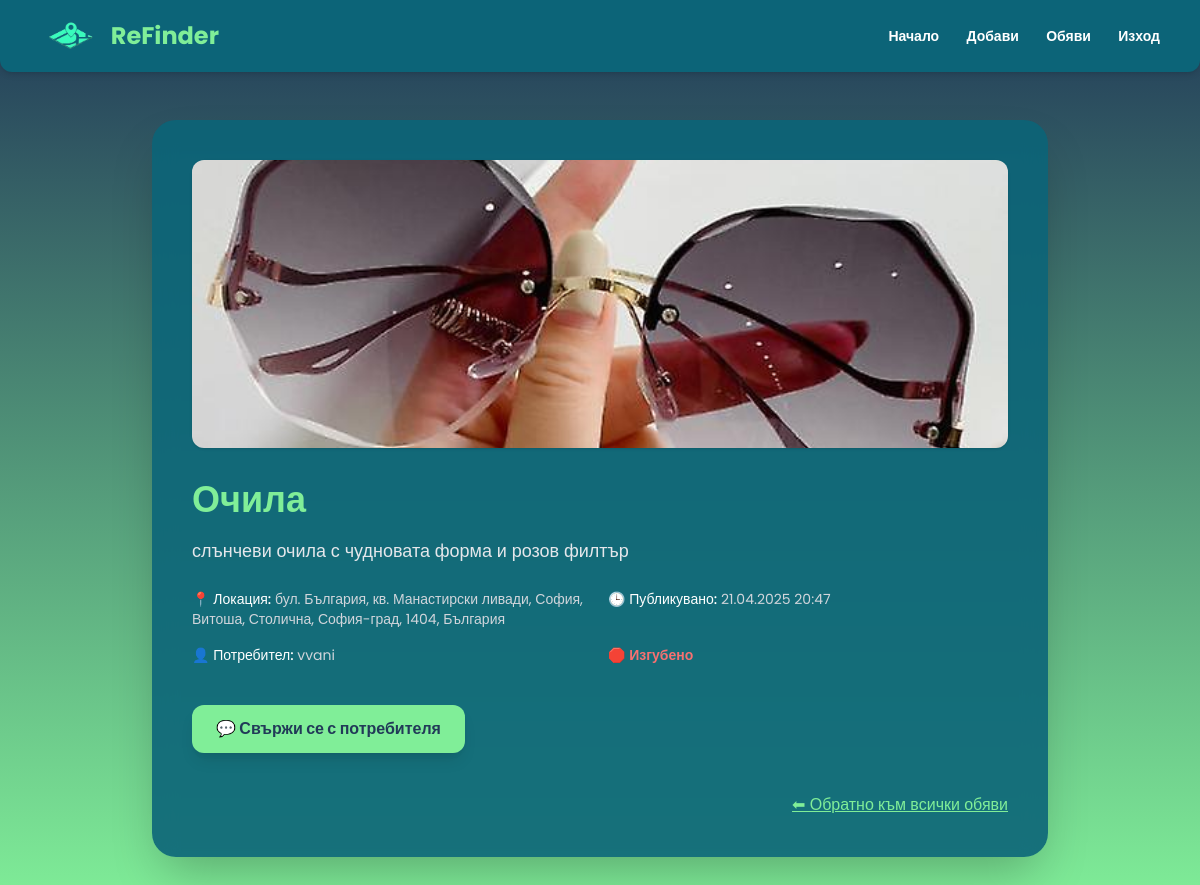
Screenshot of /ads/12/ with the database file from the repository.
### ReFinds/models.py (models this page shows, shortened)
class Ad(models.Model):
    STATUS_CHOICES = [
        ('lost', 'Изгубено'),
        ('found', 'Намерено'),
    ]
    title = models.CharField(max_length=100)
    description = models.TextField(max_length=300)
    status = models.CharField(max_length=10, choices=STATUS_CHOICES, default='lost')
    image = models.ImageField(upload_to='ads_images/', blank=True, null=True)
    embedding = models.TextField(blank=True, null=True)  # JSON-сериализирана листа от числа
    location = models.CharField(max_length=225, blank=True)
    latitude = models.FloatField()
    longitude = models.FloatField()
    created_at = models.DateTimeField(auto_now_add=True)
    user = models.ForeignKey(User, on_delete=models.CASCADE)

### ReFinds/views.py (the view)
# urls.py: path('ads/<int:ad_id>/', views.ad_detail_view, name='ad_detail'),
def ad_detail_view(request, ad_id):
    ad = get_object_or_404(Ad, id=ad_id)
    return render(request, 'ad_detail.html', {'ad': ad})

### ReFinds/templates/ad_detail.html (shortened to what this page needs)
<!DOCTYPE html>
{% load static %}
<html lang="bg">
<head>
  <script src="https://cdn.tailwindcss.com"></script>
</head>
<body class="text-white min-h-screen flex flex-col">
  <nav class="flex justify-between items-center px-10 py-4 bg-[#0C6478] shadow-md sticky top-0 z-10 rounded-b-xl">
    <div class="flex items-center gap-3">
      <img src="{% static 'logo-removebg-preview.png' %}" alt="ReFinder Logo" class="h-10">
      <span class="text-2xl font-bold text-[#80EE98]">ReFinder</span>
    </div>
    <div class="space-x-6 text-sm font-semibold">
      <a href="{% url 'home' %}" class="hover:text-[#80EE98]">Начало</a>
      <a href="{% url 'listing' %}" class="hover:text-[#80EE98]">Добави</a>
      <a href="{% url 'ad_list' %}" class="hover:text-[#80EE98]">Обяви</a>
      <a href="{% url 'logout' %}" class="hover:text-[#80EE98]">Изход</a>
    </div>
  </nav>
  <main class="flex-grow flex justify-center py-12 px-4">
    <div class="w-full max-w-4xl bg-[#0C6478]/90 backdrop-blur-md p-10 rounded-3xl shadow-2xl fade-in">
      {% if ad.image %}
        <div class="rounded-xl overflow-hidden shadow mb-8">
          <img src="{{ ad.image.url }}" alt="Ad Image" class="w-full h-72 object-cover">
        </div>
      {% endif %}
      <h1 class="text-4xl font-extrabold text-[#80EE98] mb-4">{{ ad.title }}</h1>
      <p class="text-lg text-gray-200 mb-6 leading-relaxed">{{ ad.description }}</p>
      <div class="grid grid-cols-1 sm:grid-cols-2 gap-4 text-sm text-gray-300">
        <p>📍 <span class="text-white font-medium">Локация:</span> {{ ad.location }}</p>
        <p>🕒 <span class="text-white font-medium">Публикувано:</span> {{ ad.created_at|date:"d.m.Y H:i" }}</p>
        <p>👤 <span class="text-white font-medium">Потребител:</span> {{ ad.user.username }}</p>
        <p>
          {% if ad.status == 'lost' %}
            🛑 <span class="text-red-400 font-semibold">Изгубено</span>
          {% elif ad.status == 'found' %}
            ✅ <span class="text-green-400 font-semibold">Намерено</span>
          {% endif %}
        </p>
      </div>
      {% if request.user != ad.user %}
        <div class="mt-10">
          <a href="{% url 'start_chat' ad.user.id %}" class="inline-block bg-[#80EE98] text-[#213A58] font-bold px-6 py-3 rounded-xl hover:bg-[#46DFB1] transition-all shadow-lg">
            💬 Свържи се с потребителя
          </a>
        </div>
      {% endif %}
      <div class="mt-10 text-right">
        <a href="{% url 'ad_list' %}" class="text-[#80EE98] underline hover:text-[#46DFB1] transition">⬅ Обратно към всички обяви</a>
      </div>
    </div>
  </main>
</body>
</html>

### ReFinds/templates/ad_detail.html (style rules this page uses)
body { font-family: 'Poppins', sans-serif; background: linear-gradient(to bottom, #213A58, #80EE98); }
.fade-in { animation: fadeIn 0.6s ease-in-out both; }

### rows the page displays
Ad: image (picture), title "Очила", description "слънчеви очила с чудновата форма и розов филтър", location "бул. България, кв. Манастирски ливади, София, Витоша, Столична, София-град, 1404, България", created_at "21.04.2025 20:47", user.username "vvani"
